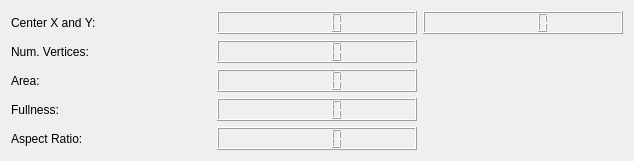
       <widget class="QWidget" name="scrollAreaWidgetContents">
        <property name="geometry">
         <rect>
          <x>0</x>
          <y>0</y>
          <width>634</width>
          <height>157</height>
         </rect>
        </property>
        <layout class="QGridLayout" name="gridLayout_8">
         <item row="2" column="0">
          <widget class="QLabel" name="label_18">
           <property name="text">
            <string>Area:</string>
           </property>
          </widget>
         </item>
         <item row="1" column="0">
          <widget class="QLabel" name="label_17">
           <property name="text">
            <string>Num. Vertices:</string>
           </property>
          </widget>
         </item>
         <item row="3" column="1">
          <widget class="QLCDNumber" name="fullness_lcd"/>
         </item>
         <item row="4" column="0">
          <widget class="QLabel" name="label_20">
           <property name="text">
            <string>Aspect Ratio:</string>
           </property>
          </widget>
         </item>
         <item row="3" column="0">
          <widget class="QLabel" name="label_19">
           <property name="text">
            <string>Fullness:</string>
           </property>
          </widget>
         </item>
         <item row="2" column="1">
          <widget class="QLCDNumber" name="area_lcd"/>
         </item>
         <item row="1" column="1">
          <widget class="QLCDNumber" name="vert_lcd"/>
         </item>
         <item row="0" column="0">
          <widget class="QLabel" name="label_16">
           <property name="text">
            <string>Center X and Y:</string>
           </property>
          </widget>
         </item>
         <item row="4" column="1">
          <widget class="QLCDNumber" name="arat_lcd"/>
         </item>
         <item row="0" column="2">
          <widget class="QLCDNumber" name="y_lcd"/>
         </item>
         <item row="0" column="1">
          <widget class="QLCDNumber" name="x_lcd"/>
         </item>
        </layout>
       </widget>
